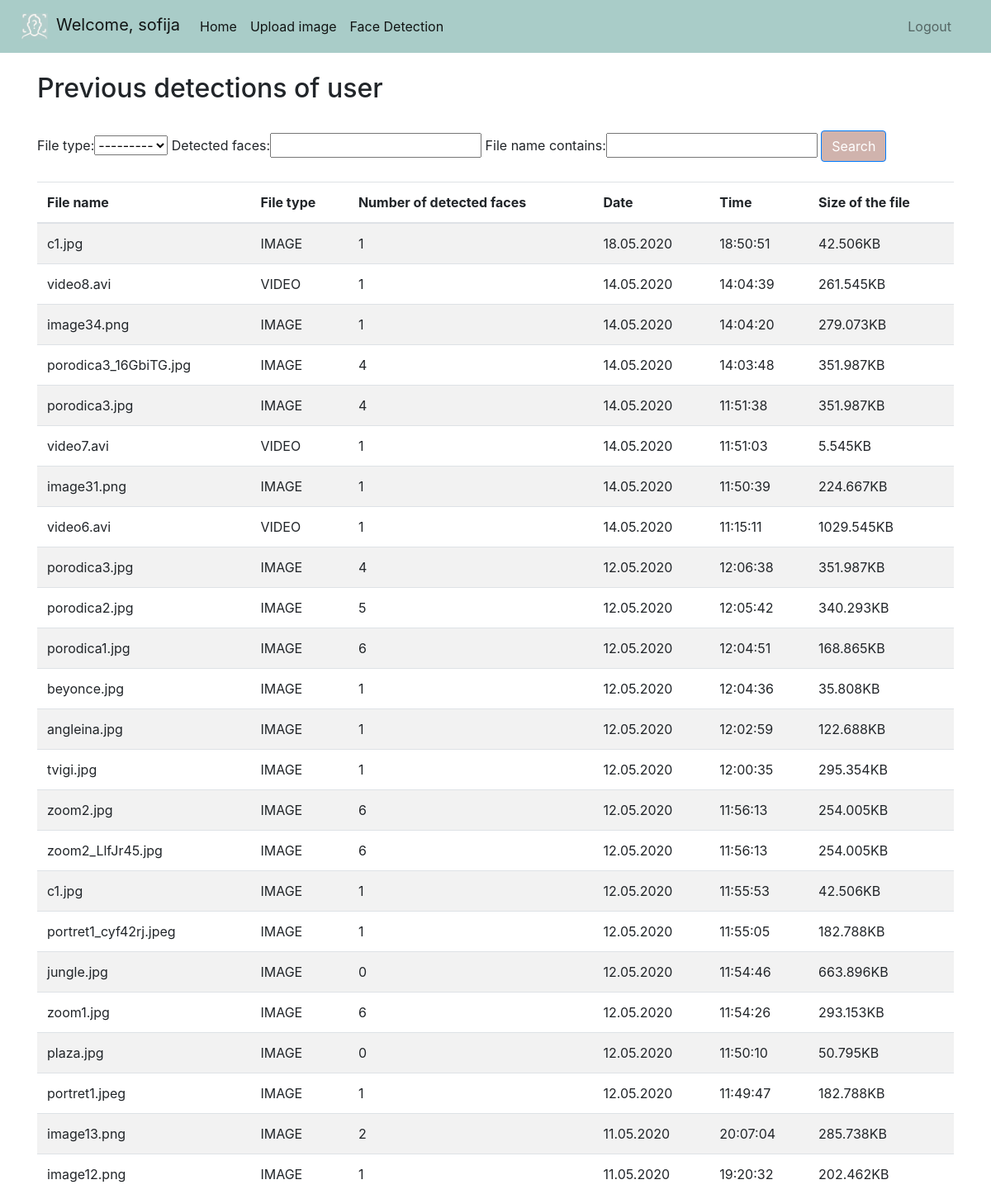
/homepage/ (signed in), run on an earlier commit of the app's database.
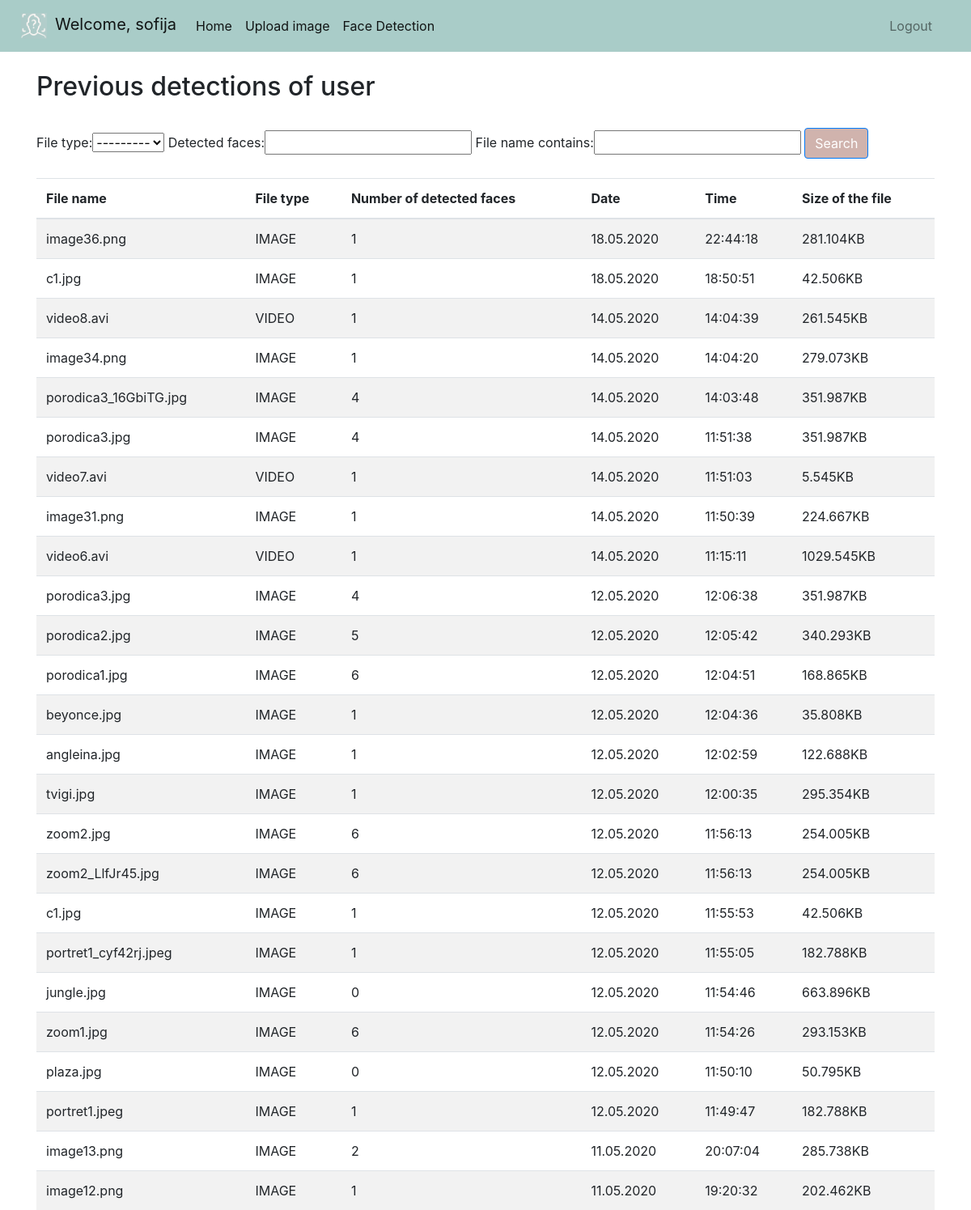
And on a later commit of the database.
### face_detection/models.py (models this page shows)
class DetectionModel(models.Model):
    file_name = models.CharField(max_length=255, blank=True)  # naziv fajla
    file_type = models.CharField(choices=FILE_TYPES, max_length=5)  # tip fajla koji moze biti IMAGE ili VIDEO
    detected_faces = models.PositiveSmallIntegerField()  # broj detektovanih lica
    date = models.CharField(max_length=255)  # polje za datum detekcije
    time = models.CharField(max_length=255)  # polje za vreme detekcije
    size = models.CharField(max_length=255)  # polje za velicinu fajla
    user = models.ForeignKey(django.contrib.auth.get_user_model(), null=True,
                             on_delete=models.CASCADE)  # foregin key koji povezuje detekciju sa korisnikom koji je napravio sliku/video

### face_detection/views.py (the view)
# urls.py: path('homepage/', homepage, name="homepage"),
@login_required(login_url='login')
def homepage(request): #funkacija koja vraća početnu stranu
    detections = DetectionModel.objects.filter(user=request.user).order_by('-date', '-time') #kupljenje podataka koji će se prikazivati na strani
    my_filter = DetectionFilter(request.GET, queryset=detections) #prikupljanje podataka koji odgovaraju filteru
    detections = my_filter.qs #postavljanje filtriranih podataka
    context = {'my_filter': my_filter, 'detections': detections}
    return render(request, 'face_detection/homepage.html', context) #renderovanje početne strane

### face_detection/templates/face_detection/homepage.html (shortened to what this page needs)
{% include "face_detection/base.html" %}
<!DOCTYPE html>
<html lang="en">
<head>
  <link rel="stylesheet" href="https://maxcdn.bootstrapcdn.com/bootstrap/4.4.1/css/bootstrap.min.css">
</head>
<body>
<div class="container">
  <br>
  <h2>Previous detections of user</h2>
   <br>
   <form method="GET">
      {{my_filter.form}}
      <button type="submit" class="btn btn-primary" style="background: #D0B3AD ;color:#ffffff">Search</button>
    </form>
    <br>
  <table class="table table-striped">
    <thead>
      <tr>
        <th>File name</th>
        <th>File type</th>
        <th>Number of detected faces</th>
        <th>Date</th>
        <th>Time</th>
        <th>Size of the file</th>
      </tr>
    </thead>
    <tbody>
      {% for det in detections %}
      <tr>
        <td>{{ det.file_name }}</td>
        <td>{{ det.file_type }}</td>
        <td>{{ det.detected_faces }}</td>
        <td>{{ det.date}}</td>
        <td>{{ det.time }}</td>
        <td>{{ det.size }}</td>
      </tr>
      {% endfor %}
    </tbody>
  </table>
</div>
</body>
</html>

What changed in the data, as far as the page shows it:
added DetectionModel: file_name "image36.png", file_type "IMAGE", detected_faces "1", date "18.05.2020", time "22:44:18", size "281.104KB"
